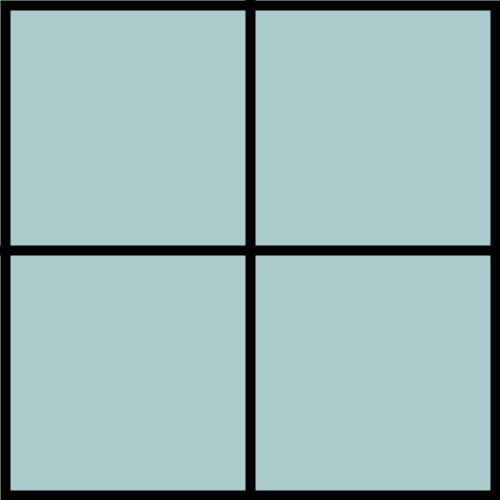
Frame 1 (no input)
Frame 60 (the mouse pressed at the canvas centre just before this capture): identical to frame 1, image omitted
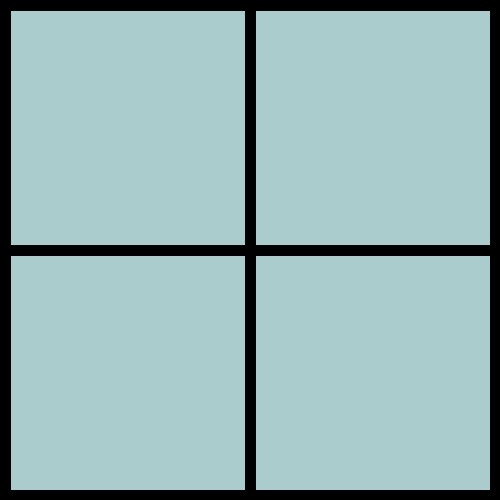
Frame 120 (the mouse held since frame 60 and released just before this capture)

The Processing sketch that drew these frames (run headless with seeded random() and noise(); from frame 60 on, the mouse is pressed at the canvas centre):

// Processing sketch: ex5_2and3
// ── ex5_2and3.pde
// background flickers if cursor is in lower left part of screen 

void setup()
{
  size(500, 500);
  strokeWeight(10);
  noFill();
}

void draw ()
{
  if ((mouseY<height/2)&&(mouseX<width/2))
  {
    background(#ABCCCC);
  }
  else if ((mouseY>height/2)&&(mouseX>width/2))
  {
    background(230, 100, 0);
  }
    else if ((mouseY>height/2)&&(mouseX<width/2))
  {
    background(230, 240, 0);
  }
      else if ((mouseY<height/2)&&(mouseX>width/2))
  {
    background(10, 240, 255);
  }
  line(width/2,0,width/2,height);
  line(0,height/2,width,height/2);
  rect(5,5,width-10,height-10);
}
